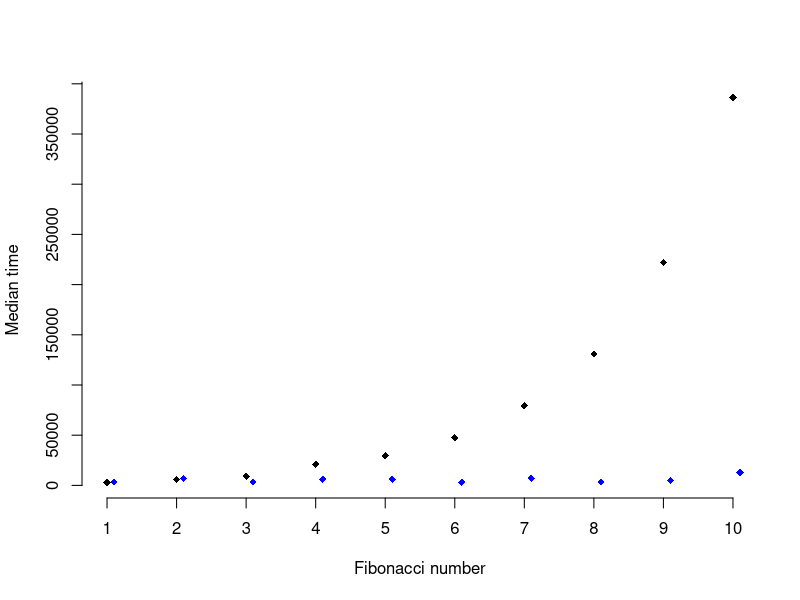

Reproduce this figure in R.
## ---- chunk 1
knitr::opts_chunk$set(echo = TRUE)
## ---- chunk 2
library(purrr)
## ---- chunk 3
map_chr(c(5,3,1,4,2), function(x){
  c("one","two","three","four","five")[x]
})

map_lgl(c(1,2,3,4,5), function(x){
  x>3
})

map_dbl(c(5,10,25), function(x){
  sqrt(x)
})
## ---- chunk 4
map_if(c(1:5), function(x){
  x %% 2 ==0
}, function(y){
  y^2
}) %>% unlist()
## ---- chunk 5
map_at(seq(100,500,100), c(1,5), function(x){
  x-50
}) %>% unlist()
## ---- chunk 6
map2_chr(letters, 1:26, paste0) 

map2_chr(c(1:5),c(6:10),sum)

map2_dbl(c(1:5),c(11:15),sum)
## ---- chunk 7
pmap_chr(list(list(1,2,3),list(10,11,12),list('a','b','c')),paste)
## ---- chunk 8
reduce(c(1:5), function(x,y){
  #message("X is ",x)
  #message("Y is ",y)
  x+y
})

reduce_right(c(1:5), function(x,y){
  message("X is ",x)
  message("Y is ",y)
  x+y
})
## ---- chunk 9
#contains(letters,"a")
#contains(letters, "A")

has_element(c(1,2,3,4,5),5)
## ---- chunk 10
detect(10:20, function(x){
  x>18
})
## ---- chunk 11
detect_index(10:20, function(x){
  x>18
})

detect_index(10:20, function(x){
  x>18
})
## ---- chunk 12
keep(c(1:10), function(x){
  x %% 5 ==0
})
## ---- chunk 13
discard(c(1:10), function(x){
  x %%5 ==0
})
## ---- chunk 14
every(c(1:10),function(x){
  x %% 1 ==0
})

every(c(1:10),function(x){
  x %% 2 ==0
})
## ---- chunk 15
some(c(1:10),function(x){
  x %% 2 ==0
})
## ---- chunk 16
n_unique <- compose(length, unique)

rep(1:5,1:5)

n_unique(rep(1:5,1:5))
## ---- chunk 17
mult_three_numbers <- function(x,y,z){
  x*y*z
}

mult_by_15 <- partial(mult_three_numbers, x=3, y=5)

mult_by_15(z=4)
## ---- chunk 18
walk(c("hi","hello","how are you"),message)
## ---- chunk 19
fib <- function(n){
  stopifnot(n>0)
  if(n==1){
    0
  } else if(n==2){
    1
  } else{
    fib(n-1)+fib(n-2)
  }
}



fib(1)
fib(2)
fib(3)
fib(4)
fib(5)

map_dbl(1:10,fib)
## ---- chunk 20
fib_tbl <- c(0,1,rep(NA,23))

fib_mem <- function(n){
  stopifnot(n>0)
  if(!is.na(fib_tbl[n])){
    fib_tbl[n]
  } else {
    fib_tbl[n-1] <<- fib_mem(n-1)
    fib_tbl[n-2] <<- fib_mem(n-2)
    fib_tbl[n-1] + fib_tbl[n-2]
  }
}

map_dbl(1:10,fib_mem)
## ---- chunk 21
library(purrr)
library(microbenchmark)
library(tidyr)
library(magrittr)
library(dplyr)

fib_data <- map(1:10,function(x){ microbenchmark(fib(x), times =100)$time })
names(fib_data) <- paste0(letters[1:10],1:10)
fib_data <- as.data.frame(fib_data)

fib_data %<>%
  gather(num, time) %>%
  group_by(num) %>%
  summarise(med_time = median(time))


memo_data <- map(1:10, function(x){ microbenchmark(fib_mem(x),times = 100)$time})
names(memo_data) <- paste0(letters[1:10],1:10)
memo_data <- as.data.frame(memo_data)


memo_data %<>% gather(num, time) %>% group_by(num) %>% summarize(med_val = median(time))


plot(1:10, fib_data$med_time, xlab ="Fibonacci number", ylab ="Median time", pch =18, bty="n", xaxt = "n", yaxt ="n")
axis(1, at = 1:10)
axis(2, at = seq(0,3500000, by=50000))
points(1:10+0.1, memo_data$med_val, col ="blue", pch =18)
legend(1, 600000, c("Non Memorized","Memorized"), pch = 15, col=c("black","blue"),bty="n", cex=1, y.intersp = 1.5)
## ---- chunk 22
two_plus_two <- quote(2+2)
## ---- chunk 23
eval(two_plus_two)
## ---- chunk 24
tpt_string <- "2+2"
tpt_expression <- parse(text = tpt_string)
eval(tpt_expression)
## ---- chunk 25
deparse(two_plus_two)
## ---- chunk 26
sum_expr <- quote(sum(10,50))
sum_expr[1]
sum_expr[2]
sum_expr[3]

eval(sum_expr)

sum_expr[[1]] <- quote(paste0)
sum_expr[[2]] <- 10
sum_expr[[3]] <- 50
eval(sum_expr)
## ---- chunk 27
new_expr <- call("paste0",1,2)
eval(new_expr)
new_expr
## ---- chunk 28
return_expr <-  function(...){
  match.call()
}

return_expr(2,col="blue",FALSE) # here while calling the function, whatever parameters are used this will be converted as expression
return_expr(2,col="blue",FALSE)
## ---- chunk 29
first_arg <- function(...){
  expr <- match.call()
  first_arg_expr <- expr[[2]] # expr[1] corresponds to function name, in this case first_arg
  first_arg <- eval(first_arg_expr)
  if(is.numeric(first_arg)){
    paste("The first argument is", first_arg)
  } else {
    "The first argument is not numeric."
  }
}

first_arg(2,4)
first_arg("sara",5)
## ---- chunk 30
my_personal_env <- new.env()
my_personal_env$a <- 100
get("a", envir =  my_personal_env)

assign("b", 200, envir = my_personal_env)
get("b",envir = my_personal_env)
## ---- chunk 31
ls(envir = my_personal_env)
exists("a",envir = my_personal_env)
rm("b", envir = my_personal_env)
exists("b", envir = my_personal_env)
## ---- chunk 32
search()

library(ggplot2)
search()
## ---- chunk 33
a <- 10

my_fun <- function(){
  a<-5
  return(a)
}
my_fun() # returns 5 as the value is from execution environment
a # a value is still 10

my_fun_2 <- function(){
  a <<- 5
}

my_fun_2()
a

#b # no object found
#exists(b)

assign2 <- function(){
  b <<- 25
}
assign2()
#b # returns 25
## ---- chunk 34
#stop("This is an error")
## ---- chunk 35
error_function <- function(x){
  stopifnot(x>0)
  print(x)
}

#error_function(-1)
error_function(5)
## ---- chunk 36
warning("This is a warning!")
## ---- chunk 37
message("hello!")
## ---- chunk 38
my_tryCatch <- function(expr){
  tryCatch(expr, 
           error = function(e){
             message("Error occured, ",e)
           }, 
           warning = function(w){
             message("Warning occured, ",w)
           },
           finally = {
             message("Finally done!")
           }) 
}
my_tryCatch(sum(10,5))

my_tryCatch(sum(5,"sara"))
my_tryCatch(as.numeric(c(5,"sara")))

